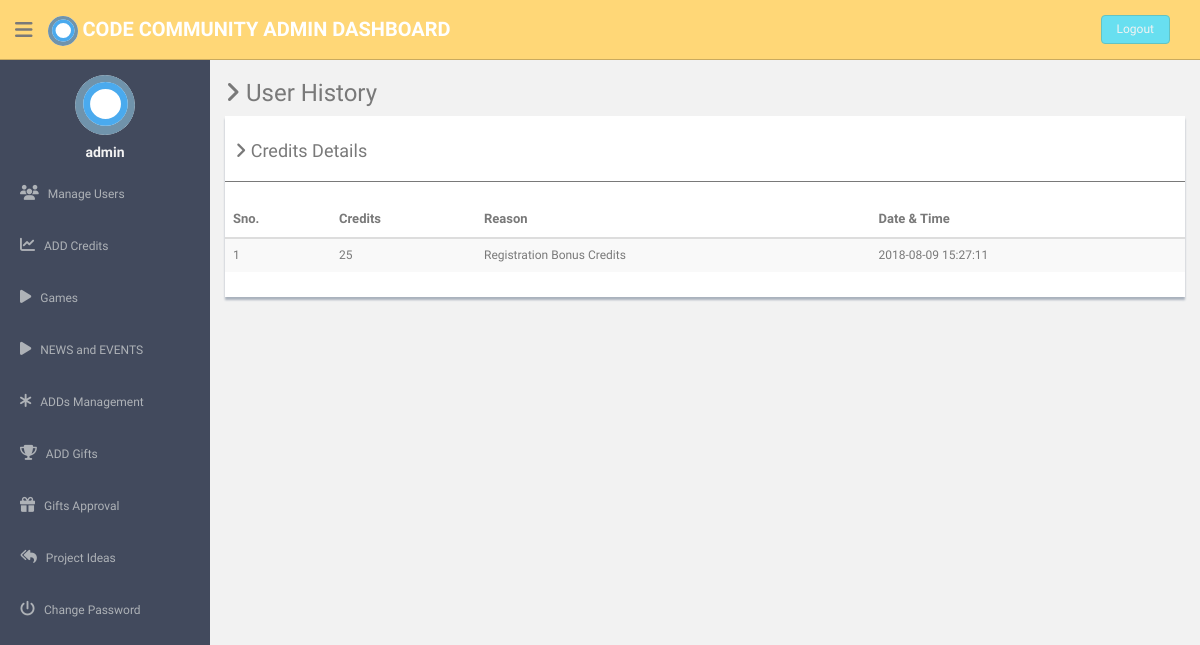
The page /admin/view-history.php?uid=17 (signed in) on the database its author committed.
### tables this page shows
CREATE TABLE `credits` (
  `credits_id` int(11) NOT NULL,
  `userid` int(11) NOT NULL,
  `credits` int(11) NOT NULL,
  `reason` varchar(255) NOT NULL,
  `date1` datetime NOT NULL
);

### admin/view-history.php (the view, shortened to what this page needs)
<?php
include('dbconnection.php');
if(isset($_GET['uid']))
{
    $uid = $_GET['uid'];
}
?><!DOCTYPE html>
<html lang="en">
  <head>
    <link href="assets/css/bootstrap.css" rel="stylesheet">
    <link href="assets/font-awesome/css/font-awesome.css" rel="stylesheet" />
    <link href="assets/css/style.css" rel="stylesheet">
    <link href="assets/css/style-responsive.css" rel="stylesheet">
  </head>
  <body>
  <section id="container" >
  <?php include('./header.php'); ?>
        <?php include('./sidebar.php'); ?>
      <section id="main-content">
          <section class="wrapper">
          	<h3><i class="fa fa-angle-right"></i> User History</h3>
				<div class="row">
                  <div class="col-md-12">
                      <div class="content-panel">
                          <table class="table table-striped table-advance table-hover">
	                  	  	  <h4><i class="fa fa-angle-right"></i> Credits Details </h4>
	                  	  	  <hr>
                              <thead>
                              <tr>
                                  <th>Sno.</th>
                                  <th> Credits</th>
                                  <th> Reason</th>
                                  <th> Date & Time</th>
                              </tr>
                              </thead>
                              <tbody>
                               <?php $ret2=mysqli_query($con,"SELECT * FROM credits where userid='$uid' order by credits_id desc");
                                while($row1=mysqli_fetch_array($ret2))
                                {  $cnt=1;?>
                                    <tr>
                                    <td style="font-size:12px;"><?php echo $cnt;?></td>
                                    <td style="font-size:12px;"><?php echo $row1['credits'];?></t>
                                    <td style="font-size:12px;"><?php echo $row1['reason'];?></td>
                                    <td style="font-size:12px;"><?php echo $row1['date1'];?></t>
                                    </tr>
                                <?php $cnt=$cnt+1; }?>
                              </tbody>
                          </table>
                      </div>
                  </div>
              </div>
		</section>
      </section>
      </section>
  </body>
</html>

### admin/assets/css/style.css (style rules this page uses)
body { color: #797979; background: #f2f2f2; font-family: 'Ruda', sans-serif; padding: 0px !important; margin: 0px !important; font-size:13px; }
#container { width: 100%; height: 100%; }
hr { margin-top: 20px; margin-bottom: 20px; border: 0; border-top: 1px solid #797979; }
#main-content { margin-left: 210px; }
.wrapper { display: inline-block; margin-top: 60px; padding-left: 15px; padding-right: 15px; padding-bottom: 15px; padding-top: 0px; width: 100%; }
.content-panel { background: #ffffff; box-shadow: 0px 3px 2px #aab2bd; padding-top: 15px; padding-bottom: 5px; }
.content-panel h4 { margin-left: 10px; }

### admin/header.php (style rules this page uses)
body { color: #797979; background: #f2f2f2; font-family: 'Ruda', sans-serif; padding: 0px !important; margin: 0px !important; font-size:13px; }

### rows shown on the page
credits: cnt "1", credits "25", reason "Registration Bonus Credits", date1 "2018-08-09 15:27:11"

### other values the page prints
$_SESSION['adminlogin'] "admin"
